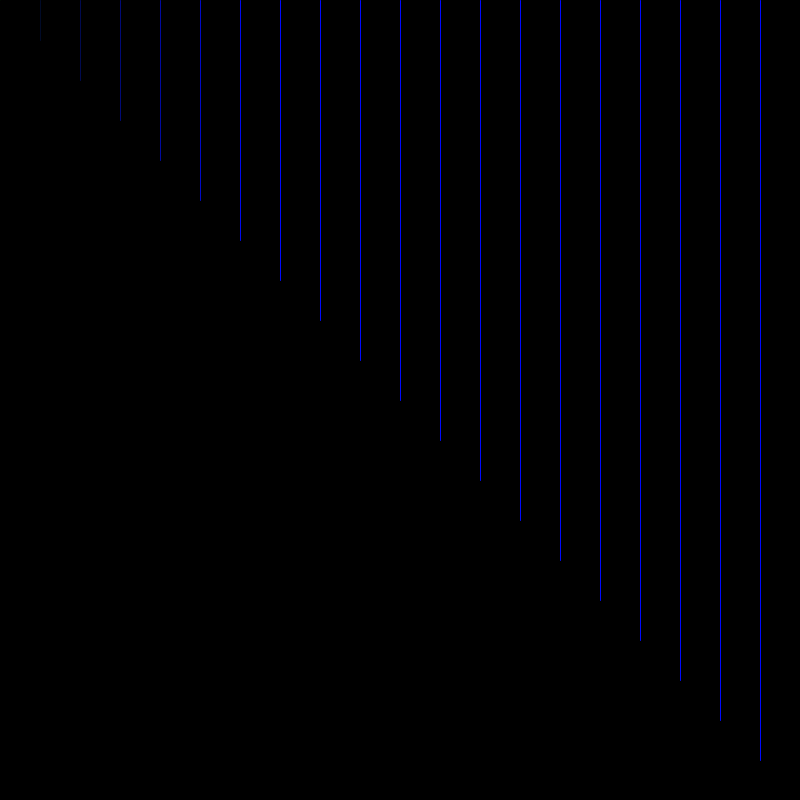
Frame 1 (no input)
Frame 60 (the mouse pressed at the canvas centre just before this capture): identical to frame 1, image omitted
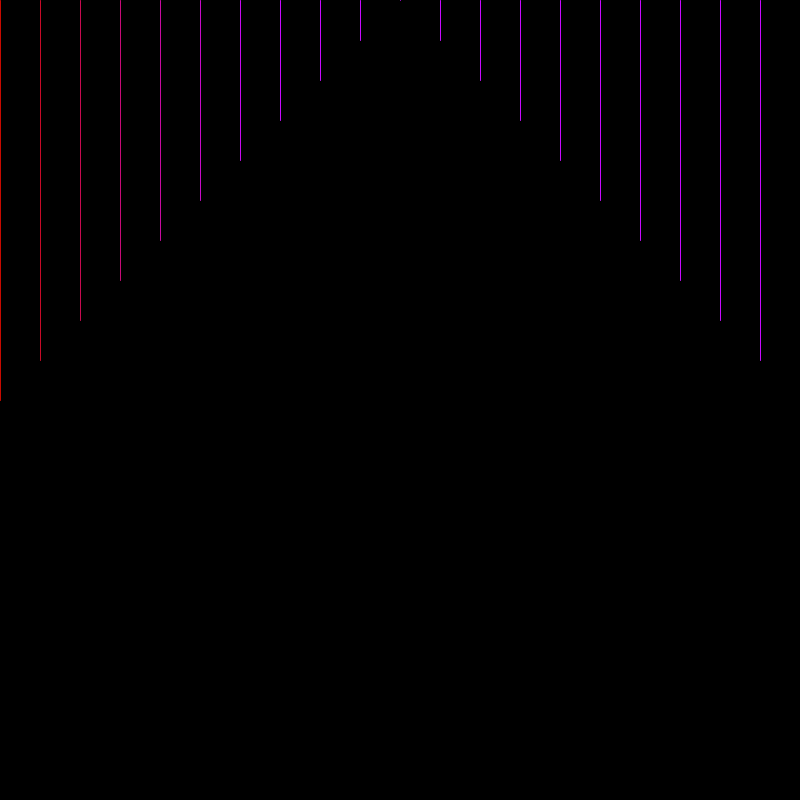
Frame 120 (the mouse held since frame 60 and released just before this capture)

The Processing sketch that drew these frames (run headless with seeded random() and noise(); from frame 60 on, the mouse is pressed at the canvas centre):

// Processing sketch: LSI_032_forLoop_lineVerMouse2
// ── LSI_032_forLoop_lineVerMouse2.pde
int steps=10;

void setup(){
 
  size(800,800);
  
  
}


void draw(){
  
background(0); 
stroke(255);
 

  
  for (int i = 0; i < height; i = i + 40){
  
  stroke(mouseY/2,10,i); 
  
  float distance= abs(mouseX-i);
  line(i,0,i,distance);  
    
  }
  
}
